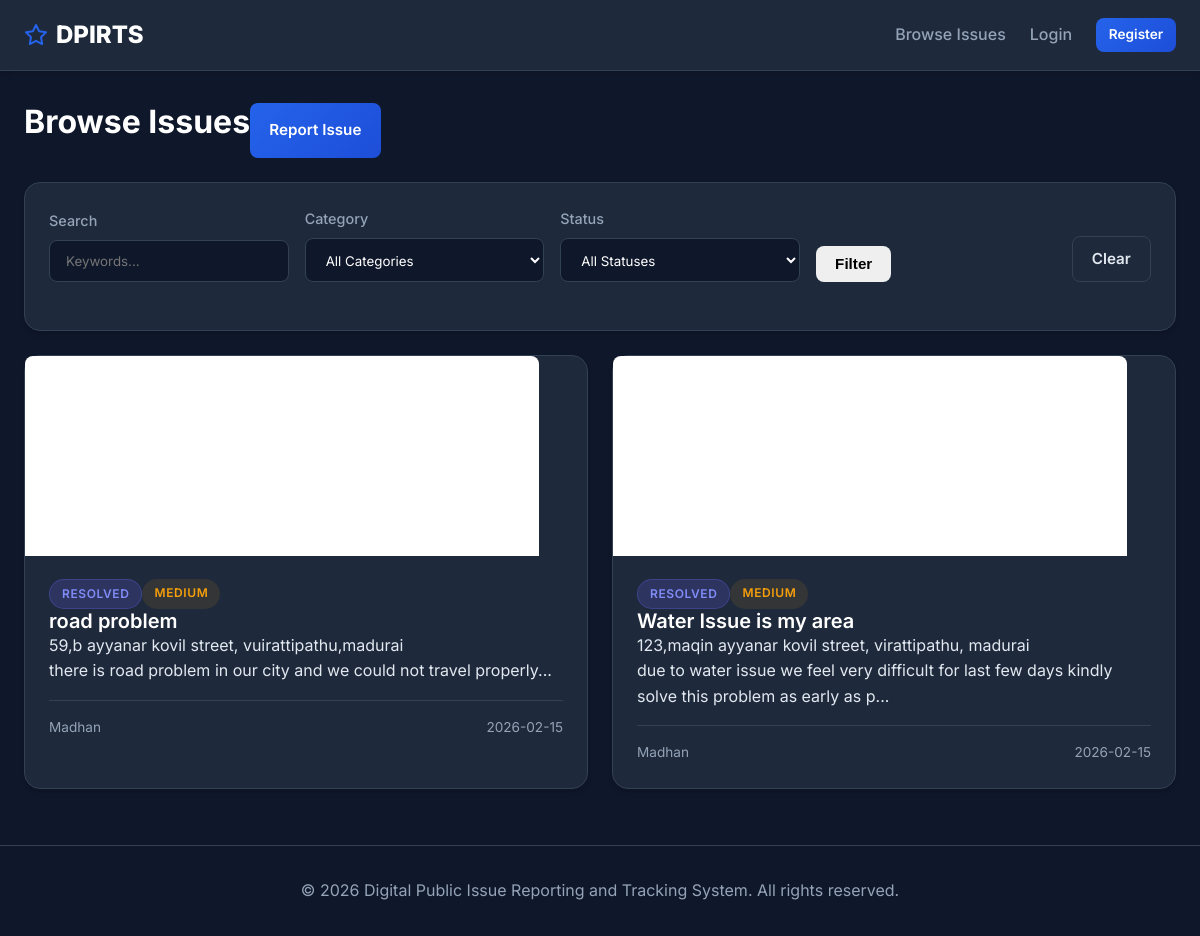
Page /issues on the committed database.
### tables this page shows
CREATE TABLE issues (
            id INTEGER PRIMARY KEY AUTOINCREMENT,
            title TEXT NOT NULL,
            category TEXT NOT NULL,
            priority TEXT DEFAULT 'Medium',
            location TEXT NOT NULL,
            description TEXT NOT NULL,
            image_path TEXT,
            status TEXT DEFAULT 'Submitted',
            user_id INTEGER NOT NULL,
            created_at TIMESTAMP DEFAULT CURRENT_TIMESTAMP,
            updated_at TIMESTAMP DEFAULT CURRENT_TIMESTAMP,
            FOREIGN KEY (user_id) REFERENCES users(id)
        );

CREATE TABLE users (
            id INTEGER PRIMARY KEY AUTOINCREMENT,
            name TEXT NOT NULL,
            email TEXT UNIQUE NOT NULL,
            phone TEXT,
            password_hash TEXT NOT NULL,
            role TEXT DEFAULT 'citizen',
            created_at TIMESTAMP DEFAULT CURRENT_TIMESTAMP
        );

### app.py (the view)
@app.route('/issues')
def issues_list():
    db = get_db()
    query = 'SELECT i.*, u.name as reporter_name FROM issues i JOIN users u ON i.user_id = u.id WHERE 1=1'
    params = []
    status = request.args.get('status')
    category = request.args.get('category')
    priority = request.args.get('priority')
    search = request.args.get('search', '').strip()
    if status:
        query += ' AND i.status = ?'
        params.append(status)
    if category:
        query += ' AND i.category = ?'
        params.append(category)
    if priority:
        query += ' AND i.priority = ?'
        params.append(priority)
    if search:
        query += ' AND (i.title LIKE ? OR i.description LIKE ? OR i.location LIKE ?)'
        params.extend([f'%{search}%'] * 3)
    query += ' ORDER BY i.created_at DESC'
    issues = db.execute(query, params).fetchall()
    return render_template('issues.html', issues=issues,
        current_status=status, current_category=category,
        current_priority=priority, current_search=search)

### app.py (called while the page is built)
def get_db():
    if 'db' not in g:
        g.db = sqlite3.connect(DATABASE)
        g.db.row_factory = sqlite3.Row
        g.db.execute("PRAGMA foreign_keys = ON")
    return g.db

@app.context_processor
def inject_user():
    user = None
    if 'user_id' in session:
        db = get_db()
        user = db.execute('SELECT * FROM users WHERE id = ?', (session['user_id'],)).fetchone()
    return dict(current_user=user)

### templates/issues.html (shortened to what this page needs)
{% extends "base.html" %}
{% block content %}
<div class="container">
    <div class="d-flex justify-content-between align-items-center mb-4">
        <h2>Browse Issues</h2>
        <a href="{{ url_for('report_issue') }}" class="btn btn-primary">Report Issue</a>
    </div>
    <div class="card mb-4 p-3">
        <form method="GET" class="grid grid-4 align-items-end"
            style="grid-template-columns: 1fr 1fr 1fr 1fr auto; gap: 1rem; align-items: end;">
            <div class="form-group mb-0">
                <label class="form-label">Search</label>
                <input type="text" name="search" class="form-control" value="{{ current_search }}"
                    placeholder="Keywords...">
            </div>
            <div class="form-group mb-0">
                <label class="form-label">Category</label>
                <select name="category" class="form-control">
                    <option value="">All Categories</option>
                </select>
            </div>
            <div class="form-group mb-0">
                <label class="form-label">Status</label>
                <select name="status" class="form-control">
                    <option value="">All Statuses</option>
                </select>
            </div>
            <div class="form-group mb-0">
                <button type="submit" class="btn btn-secondary w-100">Filter</button>
            </div>
            <div class="form-group mb-0">
                <a href="{{ url_for('issues_list') }}" class="btn btn-outline w-100">Clear</a>
            </div>
        </form>
    </div>
    <div class="grid grid-3">
        {% for issue in issues %}
        <div class="card issue-card">
            {% if issue.image_path %}
            <img src="{{ url_for('static', filename=issue.image_path) }}" alt="Issue Image"
                style="width: 100%; height: 200px; object-fit: cover; border-radius: 0.5rem 0.5rem 0 0; margin: -1.5rem -1.5rem 1rem -1.5rem;">
            {% endif %}
            <div class="card-body">
                <div class="d-flex justify-content-between align-items-center mb-2">
                    <span class="badge badge-{{ issue.status.lower().replace(' ', '-') }}">{{ issue.status }}</span>
                    <span class="badge badge-{{ issue.priority.lower() }}">{{ issue.priority }}</span>
                </div>
                <h5 class="card-title"><a href="{{ url_for('issue_detail', issue_id=issue.id) }}">{{ issue.title }}</a>
                </h5>
                <p class="text-muted small mb-2"> {{ issue.location }}</p>
                <p class="card-text text-truncate">{{ issue.description[:100] }}...</p>
                <div class="issue-meta">
                    <span>{{ issue.reporter_name }}</span>
                    <span>{{ issue.created_at[:10] }}</span>
                </div>
            </div>
        </div>
        {% else %}
        <div class="col-12 text-center py-5">
            <p class="text-muted">No issues found matching your criteria.</p>
        </div>
        {% endfor %}
    </div>
</div>
{% endblock %}

### templates/base.html (shortened to what this page needs)
<!DOCTYPE html>
<html lang="en">
<head>
    <link rel="stylesheet" href="{{ url_for('static', filename='css/style.css') }}">
</head>
<body>
    <nav class="navbar">
        <div class="container nav-container">
            <a href="{{ url_for('index') }}" class="logo">
                <svg width="24" height="24" viewBox="0 0 24 24" fill="none" stroke="currentColor" stroke-width="2" stroke-linecap="round" stroke-linejoin="round"><path d="M12 2l3.09 6.26L22 9.27l-5 4.87 1.18 6.88L12 17.77l-6.18 3.25L7 14.14 2 9.27l6.91-1.01L12 2z"></path></svg>
                <span>DPIRTS</span>
            </a>
            <div class="nav-links">
                <a href="{{ url_for('issues_list') }}" class="nav-link">Browse Issues</a>
                {% if session.get('user_id') %}
                    {% if session.get('role') == 'admin' %}
                        <a href="{{ url_for('admin_dashboard') }}" class="nav-link">Admin</a>
                    {% else %}
                        <a href="{{ url_for('dashboard') }}" class="nav-link">Dashboard</a>
                    {% endif %}
                    <a href="{{ url_for('report_issue') }}" class="btn btn-primary btn-sm">Report Issue</a>
                    <div class="user-menu">
                        <span class="nav-link">Hi, {{ session.get('user_name', 'User') }}</span>
                    </div>
                    <a href="{{ url_for('logout') }}" class="btn btn-outline btn-sm">Logout</a>
                {% else %}
                    <a href="{{ url_for('login') }}" class="nav-link">Login</a>
                    <a href="{{ url_for('register') }}" class="btn btn-primary btn-sm">Register</a>
                {% endif %}
            </div>
        </div>
    </nav>
    <div class="container main-content">
        {% block content %}{% endblock %}
    </div>
    <footer>
        <div class="container">
            <p>&copy; 2026 Digital Public Issue Reporting and Tracking System. All rights reserved.</p>
        </div>
    </footer>
</body>
</html>

### static/css/style.css (style rules this page uses)
:root { --primary: #2563eb; --primary-dark: #1d4ed8; --secondary: #475569; --success: #10b981; --danger: #ef4444; --warning: #f59e0b; --info: #3b82f6; --dark: #0f172a; --dark-lighter: #1e293b; --light: #f8fafc; --gray: #94a3b8; --text: #e2e8f0; --text-muted: #94a3b8; --border: #334155; --shadow: 0 4px 6px -1px rgba(0, 0, 0, 0.1), 0 2px 4px -1px rgba(0, 0, 0, 0.06); --card-bg: #1e293b; --body-bg: #0f172a; }
* { box-sizing: border-box; margin: 0; padding: 0; }
body { font-family: 'Inter', system-ui, -apple-system, sans-serif; background-color: var(--body-bg); color: var(--text); line-height: 1.6; }
a { text-decoration: none; color: inherit; transition: all 0.2s; }
h1, h2, h3, h4, h5, h6 { color: #fff; font-weight: 700; line-height: 1.2; margin-bottom: 1rem; }
h2 { font-size: 2rem; }
.container { max-width: 1200px; margin: 0 auto; padding: 0 1.5rem; }
.main-content { min-height: calc(100vh - 140px); padding: 2rem 0; }
.navbar { background-color: var(--dark-lighter); border-bottom: 1px solid var(--border); padding: 1rem 0; position: sticky; top: 0; z-index: 1000; box-shadow: var(--shadow); }
.nav-container { display: flex; justify-content: space-between; align-items: center; }
.logo { font-size: 1.5rem; font-weight: 800; color: var(--primary); display: flex; align-items: center; gap: 0.5rem; }
.logo span { color: #fff; }
.nav-links { display: flex; gap: 1.5rem; align-items: center; }
.nav-link { color: var(--text-muted); font-weight: 500; }
.btn { display: inline-flex; align-items: center; justify-content: center; padding: 0.6rem 1.2rem; border-radius: 0.5rem; font-weight: 600; cursor: pointer; border: none; transition: all 0.2s; gap: 0.5rem; font-size: 0.95rem; }
.btn-primary { background: linear-gradient(135deg, var(--primary), var(--primary-dark)); color: white; }
.btn-outline { background: transparent; border: 1px solid var(--border); color: var(--text); }
.btn-sm { padding: 0.4rem 0.8rem; font-size: 0.85rem; }
.form-group { margin-bottom: 1.5rem; }
.form-label { display: block; margin-bottom: 0.5rem; color: var(--text-muted); font-size: 0.9rem; font-weight: 500; }
.form-control { width: 100%; padding: 0.75rem 1rem; border-radius: 0.5rem; border: 1px solid var(--border); background-color: var(--dark); color: white; font-family: inherit; transition: border-color 0.2s; }
select.form-control { cursor: pointer; }
.card { background-color: var(--card-bg); border-radius: 1rem; border: 1px solid var(--border); padding: 1.5rem; margin-bottom: 1.5rem; box-shadow: var(--shadow); }
.card-title { font-size: 1.25rem; font-weight: 600; margin: 0; }
.badge { display: inline-block; padding: 0.25rem 0.75rem; border-radius: 2rem; font-size: 0.75rem; font-weight: 600; text-transform: uppercase; letter-spacing: 0.05em; }
.badge-resolved { background: rgba(99, 102, 241, 0.2); color: #818cf8; border: 1px solid rgba(99, 102, 241, 0.3); }
.badge-medium { color: var(--warning); background: rgba(245, 158, 11, 0.1); }
.grid { display: grid; gap: 1.5rem; }
.grid-3 { grid-template-columns: repeat(auto-fit, minmax(250px, 1fr)); }
.grid-4 { grid-template-columns: repeat(auto-fit, minmax(200px, 1fr)); }
.issue-card { transition: transform 0.2s; }
.issue-meta { display: flex; justify-content: space-between; font-size: 0.85rem; color: var(--text-muted); margin-top: 1rem; padding-top: 1rem; border-top: 1px solid var(--border); }
footer { border-top: 1px solid var(--border); padding: 2rem 0; text-align: center; color: var(--text-muted); margin-top: auto; }
.mb-4 { margin-bottom: 1.5rem; }
.d-flex { display: flex; }

### rows in the picture
issues: image_path (picture), status "RESOLVED", priority "MEDIUM", title "road problem", location "59,b ayyanar kovil street, vuirattipathu,madurai", description "there is road problem in our city and we could not travel properly", reporter_name "Madhan", created_at "2026-02-15"
issues: image_path (picture), status "RESOLVED", priority "MEDIUM", title "Water Issue is my area", location "123,maqin ayyanar kovil street, virattipathu, madurai", description "due to water issue we feel very difficult for last few days kindly solve this problem as early as p", reporter_name "Madhan", created_at "2026-02-15"
